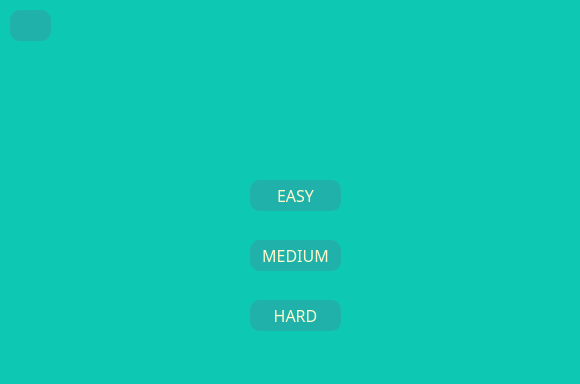
<?xml version="1.0" encoding="UTF-8"?>
<ui version="4.0">
 <class>MainWindow</class>
 <widget class="QMainWindow" name="MainWindow">
  <property name="geometry">
   <rect>
    <x>0</x>
    <y>0</y>
    <width>580</width>
    <height>384</height>
   </rect>
  </property>
  <property name="windowTitle">
   <string>MainWindow</string>
  </property>
  <property name="styleSheet">
   <string notr="true">background-color: rgb(13, 200, 178);
</string>
  </property>
  <widget class="QWidget" name="centralwidget">
   <widget class="QLabel" name="background">
    <property name="geometry">
     <rect>
      <x>200</x>
      <y>0</y>
      <width>181</width>
      <height>171</height>
     </rect>
    </property>
    <property name="styleSheet">
     <string notr="true">border-image: url(:/myimage/image/background.png);</string>
    </property>
    <property name="text">
     <string/>
    </property>
   </widget>
   <widget class="QLabel" name="label_2">
    <property name="geometry">
     <rect>
      <x>60</x>
      <y>200</y>
      <width>71</width>
      <height>61</height>
     </rect>
    </property>
    <property name="styleSheet">
     <string notr="true">border-image: url(:/myimage/image/X.png);</string>
    </property>
    <property name="text">
     <string/>
    </property>
   </widget>
   <widget class="QLabel" name="label_3">
    <property name="geometry">
     <rect>
      <x>450</x>
      <y>290</y>
      <width>61</width>
      <height>51</height>
     </rect>
    </property>
    <property name="styleSheet">
     <string notr="true">border-image: url(:/myimage/image/O.png);</string>
    </property>
    <property name="text">
     <string/>
    </property>
   </widget>
   <widget class="QLabel" name="label_4">
    <property name="geometry">
     <rect>
      <x>450</x>
      <y>60</y>
      <width>71</width>
      <height>61</height>
     </rect>
    </property>
    <property name="styleSheet">
     <string notr="true">border-image: url(:/myimage/image/X.png);</string>
    </property>
    <property name="text">
     <string/>
    </property>
   </widget>
   <widget class="QLabel" name="label_5">
    <property name="geometry">
     <rect>
      <x>70</x>
      <y>40</y>
      <width>61</width>
      <height>51</height>
     </rect>
    </property>
    <property name="styleSheet">
     <string notr="true">border-image: url(:/myimage/image/O.png);</string>
    </property>
    <property name="text">
     <string/>
    </property>
   </widget>
   <widget class="QLabel" name="label_6">
    <property name="geometry">
     <rect>
      <x>250</x>
      <y>180</y>
      <width>91</width>
      <height>41</height>
     </rect>
    </property>
    <property name="styleSheet">
     <string notr="true">border-image: url(:/myimage/image/shadow.png);
border-image: url(:/myimage/image/shadow.png);
border-radius: 10px;</string>
    </property>
    <property name="text">
     <string/>
    </property>
   </widget>
   <widget class="QPushButton" name="Easy">
    <property name="geometry">
     <rect>
      <x>250</x>
      <y>180</y>
      <width>91</width>
      <height>31</height>
     </rect>
    </property>
    <property name="font">
     <font>
      <family>Showcard Gothic</family>
      <pointsize>12</pointsize>
     </font>
    </property>
    <property name="styleSheet">
     <string notr="true">background-color: rgb(32,178,170);
color: rgb(255,250,205);
border-radius: 10px;

</string>
    </property>
    <property name="text">
     <string>EASY</string>
    </property>
   </widget>
   <widget class="QLabel" name="label_7">
    <property name="geometry">
     <rect>
      <x>250</x>
      <y>240</y>
      <width>91</width>
      <height>41</height>
     </rect>
    </property>
    <property name="styleSheet">
     <string notr="true">border-image: url(:/myimage/image/shadow.png);
border-image: url(:/myimage/image/shadow.png);
border-radius: 10px;</string>
    </property>
    <property name="text">
     <string/>
    </property>
   </widget>
   <widget class="QLabel" name="label_8">
    <property name="geometry">
     <rect>
      <x>250</x>
      <y>300</y>
      <width>91</width>
      <height>41</height>
     </rect>
    </property>
    <property name="styleSheet">
     <string notr="true">border-image: url(:/myimage/image/shadow.png);
border-image: url(:/myimage/image/shadow.png);
border-radius: 10px;</string>
    </property>
    <property name="text">
     <string/>
    </property>
   </widget>
   <widget class="QPushButton" name="Medium">
    <property name="geometry">
     <rect>
      <x>250</x>
      <y>240</y>
      <width>91</width>
      <height>31</height>
     </rect>
    </property>
    <property name="font">
     <font>
      <family>Showcard Gothic</family>
      <pointsize>12</pointsize>
     </font>
    </property>
    <property name="styleSheet">
     <string notr="true">background-color: rgb(32,178,170);
color: rgb(255,250,205);
border-radius: 10px;
</string>
    </property>
    <property name="text">
     <string>MEDIUM</string>
    </property>
   </widget>
   <widget class="QPushButton" name="Hard">
    <property name="geometry">
     <rect>
      <x>250</x>
      <y>300</y>
      <width>91</width>
      <height>31</height>
     </rect>
    </property>
    <property name="font">
     <font>
      <family>Showcard Gothic</family>
      <pointsize>12</pointsize>
     </font>
    </property>
    <property name="styleSheet">
     <string notr="true">background-color: rgb(32,178,170);
color: rgb(255,250,205);
border-radius: 10px;</string>
    </property>
    <property name="text">
     <string>HARD</string>
    </property>
   </widget>
   <widget class="QLabel" name="label_10">
    <property name="geometry">
     <rect>
      <x>10</x>
      <y>10</y>
      <width>51</width>
      <height>31</height>
     </rect>
    </property>
    <property name="styleSheet">
     <string notr="true">border-image: url(:/myimage/image/shadow.png);
border-image: url(:/myimage/image/shadow.png);
border-radius: 10px;</string>
    </property>
    <property name="text">
     <string/>
    </property>
   </widget>
   <widget class="QPushButton" name="sound_5">
    <property name="geometry">
     <rect>
      <x>10</x>
      <y>10</y>
      <width>41</width>
      <height>31</height>
     </rect>
    </property>
    <property name="styleSheet">
     <string notr="true">background-color: rgb(32,178,170);
image: url(:/myimage/image/back.png);
border-radius: 10px;
</string>
    </property>
    <property name="text">
     <string/>
    </property>
   </widget>
  </widget>
  <widget class="QMenuBar" name="menubar">
   <property name="geometry">
    <rect>
     <x>0</x>
     <y>0</y>
     <width>580</width>
     <height>18</height>
    </rect>
   </property>
  </widget>
  <widget class="QStatusBar" name="statusbar"/>
 </widget>
 <resources>
  <include location="image.qrc"/>
 </resources>
 <connections/>
</ui>
